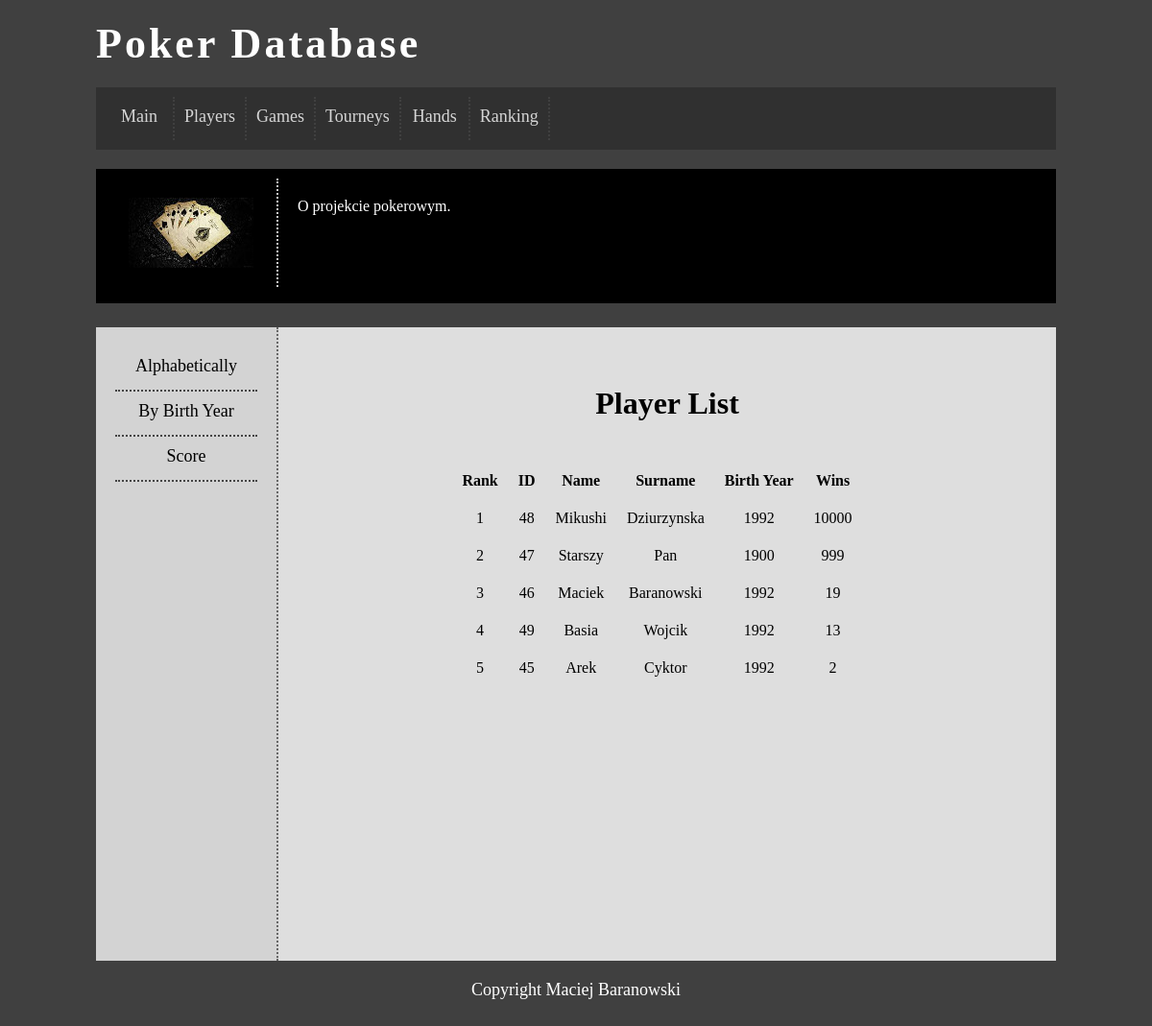
Screenshot of /rankinglist.php with the database file from the repository.
### tables this page shows
CREATE TABLE IF NOT EXISTS `gracze` (
  `idgracza` int(11) NOT NULL,
  `imie` text NOT NULL,
  `nazwisko` text NOT NULL,
  `rokurodzenia` int(11) NOT NULL,
  `zwyciestwa` int(11) NOT NULL
);

### rankinglist.php (the view, shortened to what this page needs)
<html>
<head>
	<link rel="stylesheet" href="style.css" type="text/css" />
</head>
<body>
	<div id="container">
		<div id="logo">
		 Poker Database
		</div>
		<div id="menu">
		<a href='index.php' class="optionlink"><div class="option">Main</div></a>
		<a href='playerlist.php' class="optionlink"><div class="option">Players</div></a>
		<a href='gamelist.php' class="optionlink"><div class="option">Games</div></a>
		<a href='tourneylist.php' class="optionlink"><div class="option">Tourneys</div></a>
		<a href='handlist.php' class="optionlink"><div class="option">Hands</div></a>
		<a href='rankinglist.php' class="optionlink"><div class="option">Ranking</div></a>
		</div>
		<div id="topbar">
			<div id="topbarL">
				<img src="cards.jpeg" />
			</div>
			<div id="topbarR">
				O projekcie pokerowym.
			</div>
		</div>
		<div id="sidebar">
			<a href='rankingnames.php' class="optionlinkS"><div class="optionL">Alphabetically</div></a>
			<a href='rankingage.php' class="optionlinkS"><div class="optionL">By Birth Year</div></a>
			<a href='rankinglist.php' class="optionlinkS"><div class="optionL">Score</div></a>
		</div>
	<div id="content">
			<h1 align="center"> Player List</h1><br />
			<?php	require_once('db.php');
				$query1 = "SELECT * FROM gracze
							ORDER BY zwyciestwa DESC;";
				$response1 = @mysqli_query($dbc, $query1);
			echo '<table align="center"
			cellspacing="5" cellpadding="8">
			<tr>
				<td align="center"><b>Rank</b></td>
				<td align="center"><b>ID</b></td>
				<td align="center"><b>Name</b></td>
				<td align="center"><b>Surname</b></td>
				<td align="center"><b>Birth Year</b></td>
				<td align="center"><b>Wins</b></td>';
			$number = 1;
			while($row = mysqli_fetch_array($response1)){
			echo '<tr><td align="center">' .
			$number . ' </td><td align="center">' .
			$row['0'] . ' </td><td align="center">' .
			$row['1'] . ' </td><td align="center">' .
			$row['2'] . ' </td><td align="center">' .
			$row['3'] . ' </td><td align="center">' .
			$row['4'] . ' </td><td align="center">' ;
			$number++;
			echo '</tr>';
		}
		echo '</table>';
		?>
	</div>
		<div id="footer">
			Copyright Maciej Baranowski
		</div>
	</div>
</body>
</html>

### style.css (style rules this page uses)
body { background-color: #404040; }
#container { width: 1000px; margin-left: auto; margin-right: auto; }
#logo { color: white; margin-top: 20px; font-size: 44px; letter-spacing: 3px; font-weight: 900; }
#menu { background-color: #303030; margin-top: 20px; color: #ffffff; padding: 10px; text-align: center; }
#topbar { background-color: black; color: white; padding: 10px; margin-top: 20px; margin-bottom: 25px; height: 120px; }
#topbarL { float: left; padding: 20px; width: 138px; text-align: center; border-right: 2px dotted #cccccc; }
#topbarR { float: left; padding: 20px; width: 760px; font-size: 16px; text-align: justify; }
#sidebar { float: left; width: 148px; min-height: 620px; padding: 20px; background-color: lightgray; text-align: center; font-size: 18px; border-right: 2px dotted #666666; }
#content { float: left; padding: 40px; width: 730px; background-color: #dedede; min-height: 580px; text-align: justify; }
#footer { clear: both; color: white; text-align: center; padding: 20px; font-size: 18px; }
.option { float: left; min-width: 50px; height: 25px; font-size: 18px; padding: 10px; border-right: 2px dotted #444444; opacity: 0.8; }
.optionL { font-size:18px; height: 25px; padding: 10px; border-bottom: 2px dotted #444444; }
a.optionlink { color: #ffffff; text-decoration: none; }
a.optionlinkS { color: black; text-decoration: none; }

### rows the page displays
gracze: idgracza "48", imie "Mikushi", nazwisko "Dziurzynska", rokurodzenia "1992", zwyciestwa "10000"
gracze: idgracza "47", imie "Starszy", nazwisko "Pan", rokurodzenia "1900", zwyciestwa "999"
gracze: idgracza "46", imie "Maciek", nazwisko "Baranowski", rokurodzenia "1992", zwyciestwa "19"
gracze: idgracza "49", imie "Basia", nazwisko "Wojcik", rokurodzenia "1992", zwyciestwa "13"
gracze: idgracza "45", imie "Arek", nazwisko "Cyktor", rokurodzenia "1992", zwyciestwa "2"
